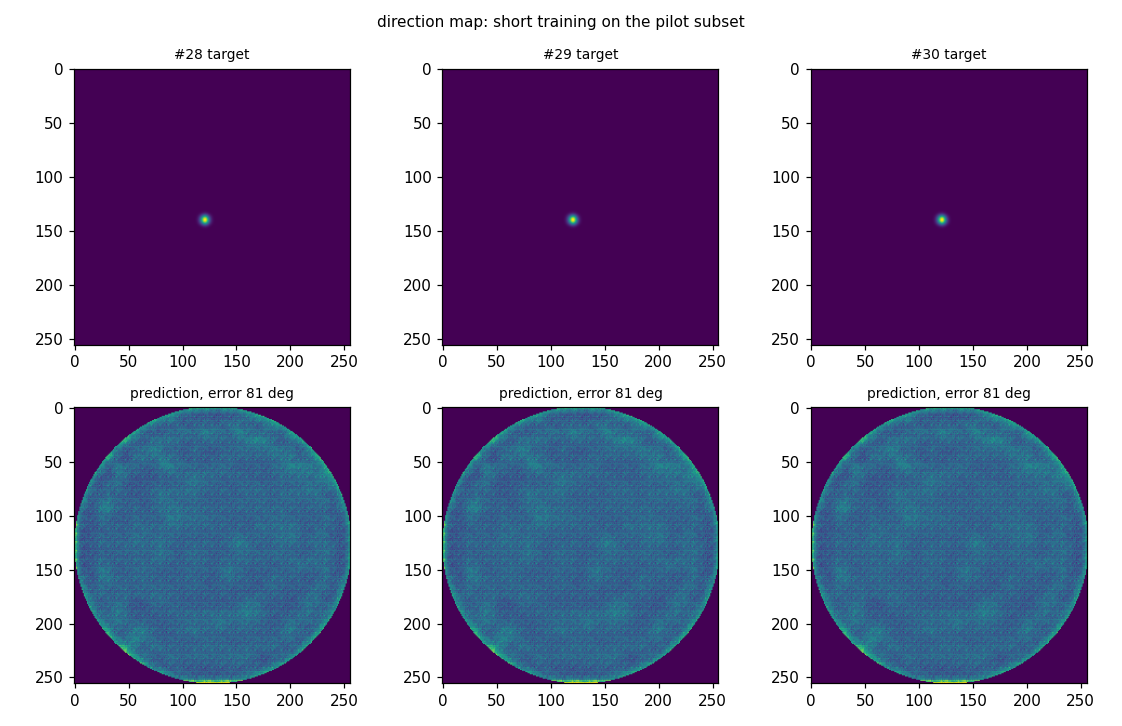

Source code (Python):
"""Direction task: signals -> adapted EQNet -> probability map of the wall direction (256x256, 1 channel).
Target = Gaussian heat map on the sphere (sigma 2 deg) from meta.csv, zeros for noise. Repo root:
    python -m gnome.train_direction [--epochs 20]
Metric: angle between the argmax pixel and the true direction after folding hemispheres (as datasets/code/evaluate.py);
hit = within 15 deg. Compared with the classical baseline columns of meta.csv and a random pixel."""
import argparse
import random
import sys
import time

import matplotlib

matplotlib.use("Agg")
import matplotlib.pyplot as plt
import numpy as np
import torch

from gnome.geometry import sensor_features
from gnome.loader import DEFAULT_CSV, GnomeSignals, valid_mask
from gnome.model import GnomeEQNet

sys.path.insert(0, str(DEFAULT_CSV.parent / "code"))
import dh_core as dh  # noqa: E402

KINDS = ["wall", "ladder", "noise"]  # FALSE left out (README)


def load(ds, ids):
    items = [ds.get(i) for i in ids]
    return {
        "data": torch.stack([i["data"] for i in items]),
        "heatmap": torch.stack([i["heatmap"] for i in items]),
        "dont_care": torch.tensor([i["dont_care"] for i in items]),
        "ids": ids,
    }


def weighted_bce(logits, hm, valid, keep, alpha=50.0):
    """BCE over the disk; peak pixels weighted (1 + alpha*heat); don't-care samples ignored."""
    w = (1.0 + alpha * hm) * valid * keep.float()[:, None, None, None]
    loss = torch.nn.functional.binary_cross_entropy_with_logits(logits, hm, weight=w, reduction="sum")
    return loss / (valid.sum().item() * max(keep.sum().item(), 1))


def softmax_ce(logits, hm, valid, keep):
    """Cross-entropy of the softmax over disk pixels against the normalized heat map.
    A distribution over pixels cannot collapse to 'all zeros'. Only wall samples (hm.sum() > 0) are used."""
    lg = logits[:, 0].masked_fill(valid[0, 0] == 0, -1e9).flatten(1)
    t = hm[:, 0].flatten(1)
    use = keep & (t.sum(1) > 0)
    if use.sum() == 0:
        return logits.sum() * 0.0
    t = t[use] / t[use].sum(1, keepdim=True)
    return -(t * torch.log_softmax(lg[use], 1)).sum(1).mean()


def collapse_check(logits, d, valid):
    """Is the net just emitting empty images? Compare with the best constant predictor and look at the peaks."""
    p = torch.sigmoid(logits) * valid
    hm = d["heatmap"]
    wall = (hm.flatten(1).amax(1) > 0.5) & ~d["dont_care"]
    pk, bg = (hm > 0.5) & wall[:, None, None, None], (hm < 0.01) & wall[:, None, None, None] & (valid > 0)
    p_peak, p_bg = p[pk].mean().item(), p[bg].mean().item()
    mean_hm = hm[wall].mean(0, keepdim=True).expand_as(hm)  # best constant image
    ok = (valid > 0).expand_as(hm)
    bce = lambda q: torch.nn.functional.binary_cross_entropy(q.clamp(1e-6, 1 - 1e-6)[ok & wall[:, None, None, None]],
                                                             hm[ok & wall[:, None, None, None]]).item()
    pos = torch.stack([(p[i, 0].flatten().argmax()) for i in torch.where(wall)[0]])
    print(f"  collapse check (val walls): p(true peak) {p_peak:.4f} vs p(background) {p_bg:.4f} "
          f"(x{p_peak / max(p_bg, 1e-9):.1f}) | max p per image: mean {p[wall].flatten(1).amax(1).mean():.3f}")
    print(f"  distinct argmax positions {len(pos.unique())}/{len(pos)} (1 = same pixel for every sample) | "
          f"BCE model {bce(p):.4f} vs constant mean-heatmap {bce(mean_hm * valid):.4f}")


def predict(model, d, bs=16):
    model.eval()
    out = []
    with torch.no_grad():
        for i in range(0, len(d["ids"]), bs):
            out.append(model({"data": d["data"][i : i + bs]})["hough"])
    return torch.cat(out)  # logits [N, 1, 256, 256]


def angles(logits, ids, meta, valid):
    """argmax pixel -> direction -> folded angle to the truth [deg]; max probability as score."""
    lg = logits[:, 0].masked_fill(valid[0, 0] == 0, -1e9)
    flat = lg.flatten(1)
    idx = flat.argmax(1)
    score = torch.sigmoid(flat.max(1).values).numpy()
    y, x = (idx // 256).numpy(), (idx % 256).numpy()
    pred = dh.pixel_to_xyz(x, y)
    truth = meta.loc[ids, ["dir_x", "dir_y", "dir_z"]].values
    return dh.folded_angle_deg(pred, truth), score


def auc(pos, neg):
    s = np.concatenate([pos, neg])
    r = s.argsort().argsort() + 1.0
    return (r[: len(pos)].sum() - len(pos) * (len(pos) + 1) / 2) / (len(pos) * len(neg))


def report(name, logits, d, meta, valid):
    ids = d["ids"]
    ang, score = angles(logits, ids, meta, valid)
    tgt = np.array([meta.kind[i] != "noise" and not dc for i, dc in zip(ids, d["dont_care"].tolist())])
    neg = np.array([meta.kind[i] == "noise" for i in ids])
    a = ang[tgt]
    print(f"[{name}] targets {tgt.sum()}  recall@15deg {np.mean(a <= 15):.2f}  median {np.median(a):.1f} deg  "
          f"p90 {np.percentile(a, 90):.1f} deg  | AUC wall vs noise {auc(score[tgt], score[neg]):.3f}")
    return ang, tgt


def main():
    p = argparse.ArgumentParser()
    p.add_argument("--epochs", type=int, default=20)
    p.add_argument("--bs", type=int, default=16)
    p.add_argument("--lr", type=float, default=1e-3)
    p.add_argument("--out", default="gnome/train_direction.png")
    p.add_argument("--loss", choices=["bce", "softmax"], default="bce")
    p.add_argument("--head", choices=["dense", "geo"], default="geo")
    p.add_argument("--alpha", type=float, default=50.0, help="peak weight in the BCE")
    a = p.parse_args()

    random.seed(0)
    torch.manual_seed(0)
    ds = GnomeSignals(with_stacks=False)
    meta = ds.meta
    valid = valid_mask()[None, None]
    tr, va = load(ds, ds.ids("train", KINDS)), load(ds, ds.ids("val", KINDS))
    print(f"train {len(tr['ids'])}  val {len(va['ids'])}  (don't care: {int(tr['dont_care'].sum())}/{int(va['dont_care'].sum())})")

    if a.head == "geo":
        model = GnomeEQNet(head="geo", n_out=1, geometry=sensor_features(ds.sensors))
    else:
        model = GnomeEQNet(head="dense", n_out=1)
    print(f"head {a.head}: new-head params {sum(p.numel() for p in model.hough_head.parameters()):,}")
    opt = torch.optim.AdamW(model.parameters(), lr=a.lr, weight_decay=1e-2)
    n = len(tr["ids"])
    t0 = time.time()
    for ep in range(a.epochs):
        model.train()
        perm = torch.randperm(n)
        run = 0.0
        for i in range(0, n, a.bs):
            j = perm[i : i + a.bs]
            logits = model({"data": tr["data"][j]})["hough"]
            if a.loss == "bce":
                loss = weighted_bce(logits, tr["heatmap"][j], valid, ~tr["dont_care"][j], a.alpha)
            else:
                loss = softmax_ce(logits, tr["heatmap"][j], valid, ~tr["dont_care"][j])
            opt.zero_grad()
            loss.backward()
            opt.step()
            run += loss.item() * len(j)
        if (ep + 1) % 5 == 0 or ep == 0:
            print(f"epoch {ep + 1:2d} train loss {run / n:.5f} ({time.time() - t0:.0f}s)")

    lv = predict(model, va)
    ang, tgt = report("val model   ", lv, va, meta, valid)
    collapse_check(lv, va, valid)

    # baselines on the same val targets
    vid = np.array(va["ids"])[tgt]
    b = meta.loc[vid]
    base_ok = (b.base_detected == 1) & (b.base_angle_err_deg <= 15)
    print(f"[val classical] recall@15deg {base_ok.mean():.2f}  median {b.base_angle_err_deg.median():.1f} deg "
          f"(meta.csv base_*; detections on the strongest channel)")
    rnd = dh.folded_angle_deg(dh.pixel_to_xyz(*np.random.default_rng(0).integers(40, 216, (2, len(vid))).tolist()),
                              b[["dir_x", "dir_y", "dir_z"]].values)
    print(f"[val random px] recall@15deg {np.mean(rnd <= 15):.2f}")

    k = [i for i, m in enumerate(va["ids"]) if tgt[i]][:3]
    fig, ax = plt.subplots(2, len(k), figsize=(3.4 * len(k), 6.6), squeeze=False)
    for c, i in enumerate(k):
        ax[0, c].imshow(va["heatmap"][i, 0], cmap="viridis")
        ax[0, c].set_title(f"#{va['ids'][i]} target", fontsize=9)
        ax[1, c].imshow(torch.sigmoid(lv[i, 0]) * valid[0, 0], cmap="viridis")
        ax[1, c].set_title(f"prediction, error {ang[i]:.0f} deg", fontsize=9)
    fig.suptitle("direction map: short training on the pilot subset", fontsize=10)
    fig.tight_layout()
    fig.savefig(a.out, dpi=110)
    print("saved", a.out)


if __name__ == "__main__":
    main()
